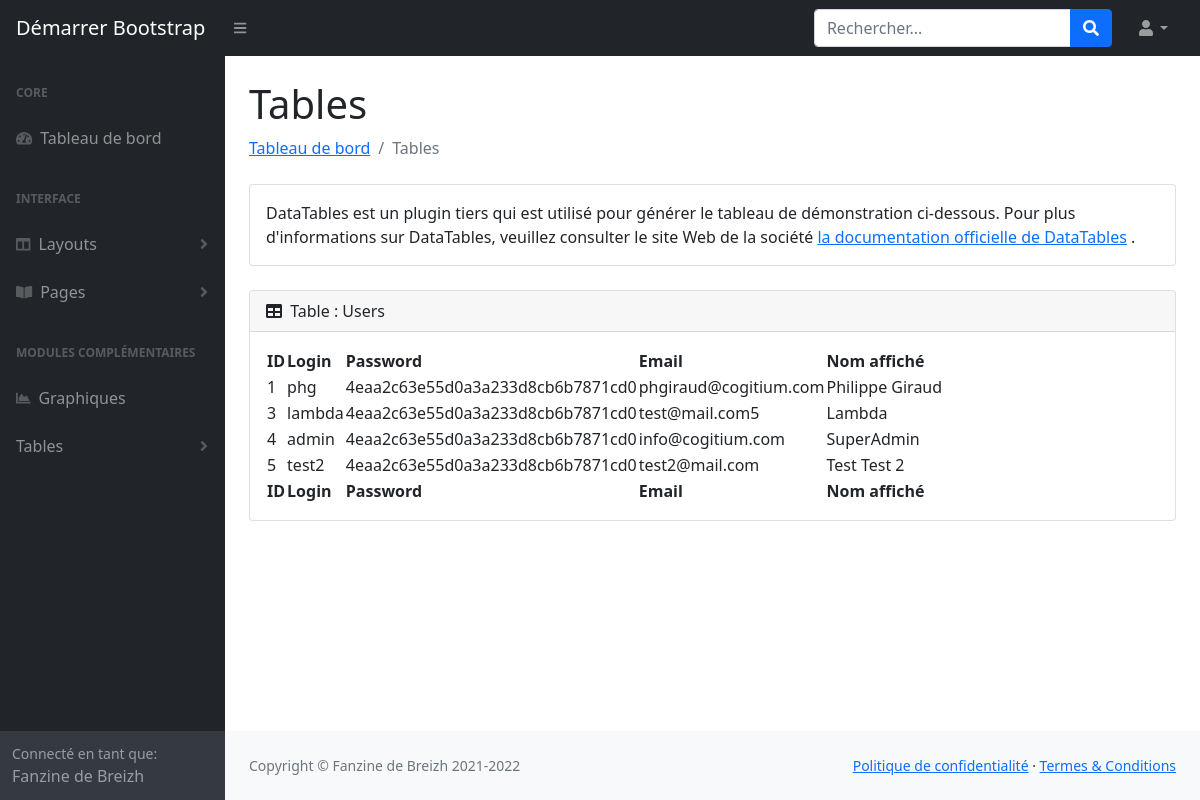
Screenshot of /table.users.php with the database file from the repository.
### tables this page shows
CREATE TABLE `sb_users` (
  `ID` int(11) NOT NULL COMMENT 'Clé primaire',
  `user_login` varchar(20) NOT NULL COMMENT 'Login',
  `user_pass` varchar(32) NOT NULL COMMENT 'Password',
  `user_email` varchar(100) NOT NULL COMMENT 'Email',
  `display_name` varchar(100) NOT NULL COMMENT 'Nom affiché',
  `user_photo` varchar(45) NOT NULL DEFAULT 'user.jpg',
  `user_admin` tinyint(1) NOT NULL DEFAULT 0,
  `user_token` varchar(32) DEFAULT NULL
);

### table.users.php (called while the page is built, shortened)
<?php
        include("model/table.users.model.php");
        include("view/table.users.view.php");

### model/table.users.model.php (called while the page is built, shortened)
<?php
include("model/pdo.inc.php");
try {
		$query = "SELECT ID, user_login, user_pass, user_email, display_name
		FROM sb_users";
		$req = $pdo->query($query);
		$data = $req->fetchAll();
	}
	catch ( Exception $e ) {
		die("Erreur MySQL : " . $e->getMessage());
	}

### view/table.users.view.php (the view)
<?php include("view/layout/header.inc.php"); ?>
<?php include("view/layout/sidenav.inc.php"); ?>
        <div id="layoutSidenav_content">
            <main>
                <div class="container-fluid px-4">
                    <h1 class="mt-4">Tables</h1>
                    <ol class="breadcrumb mb-4">
                        <li class="breadcrumb-item"><a href="../afpa-sb-admin/index.php">Tableau de bord</a></li>
                        <li class="breadcrumb-item active">Tables</li>
                    </ol>
                    <div class="card mb-4">
                        <div class="card-body">
                            DataTables est un plugin tiers qui est utilisé pour générer le tableau de démonstration ci-dessous. Pour plus d'informations sur DataTables, veuillez consulter le site Web de la société
                            <a target="_blank" href="https://datatables.net/">la documentation officielle de DataTables</a>
                            .
                        </div>
                    </div>
                    <div class="card mb-4">
                        <div class="card-header">
                            <i class="fas fa-table me-1"></i>
                            Table : Users
                        </div>
                        <div class="card-body">
                            <table id="datatablesSimple">
                                <thead>
                                    <tr>
                                        <th>ID</th>
                                        <th>Login</th>
                                        <th>Password</th>
                                        <th>Email</th>
                                        <th>Nom affiché</th>
                                    </tr>
                                </thead>
                                <tfoot>
                                    <tr>
                                        <th>ID</th>
                                        <th>Login</th>
                                        <th>Password</th>
                                        <th>Email</th>
                                        <th>Nom affiché</th>
                                    </tr>
                                </tfoot>
                                <tbody>
                                        <?php  foreach ($data as $onedata) { ?>
                                            <tr>
                                                <td><?= $onedata["ID"] ?></td>
                                                <td><?= $onedata["user_login"] ?></td>
                                                <td><?= $onedata["user_pass"] ?></td>
                                                <td><?= $onedata["user_email"] ?></td>
                                                <td><?= $onedata["display_name"] ?></td>
                                            </tr>
                                        <?php }?>
                                </tbody>
                            </table>
                        </div>
                    </div>
                </div>
            </main>
<?php include("view/layout/footer.inc.php"); ?>

### rows the page displays
sb_users: ID "1", user_login "phg", user_pass "4eaa2c63e55d0a3a233d8cb6b7871cd0", user_email "phgiraud@cogitium.com", display_name "Philippe Giraud"
sb_users: ID "3", user_login "lambda", user_pass "4eaa2c63e55d0a3a233d8cb6b7871cd0", user_email "test@mail.com5", display_name "Lambda"
sb_users: ID "4", user_login "admin", user_pass "4eaa2c63e55d0a3a233d8cb6b7871cd0", user_email "info@cogitium.com", display_name "SuperAdmin"
sb_users: ID "5", user_login "test2", user_pass "4eaa2c63e55d0a3a233d8cb6b7871cd0", user_email "test2@mail.com", display_name "Test Test 2"
